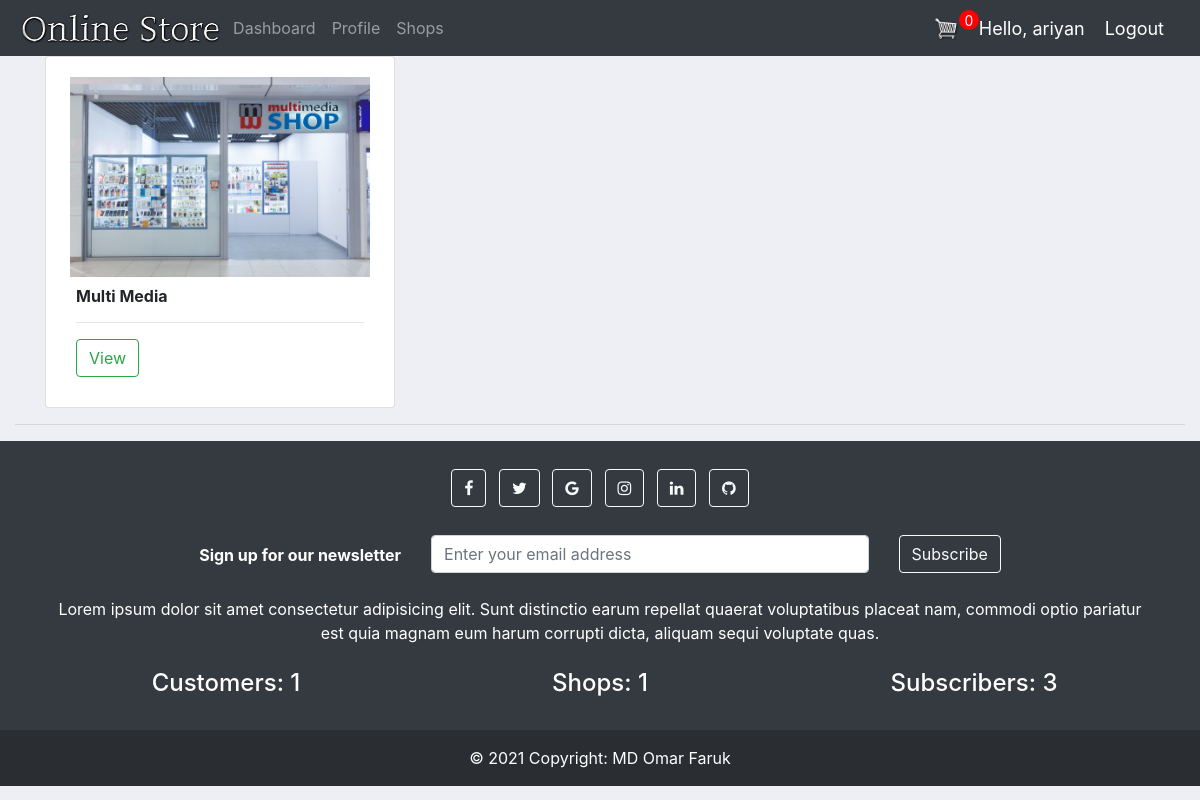
/shops/ (signed in), run on an earlier commit of the app's database.
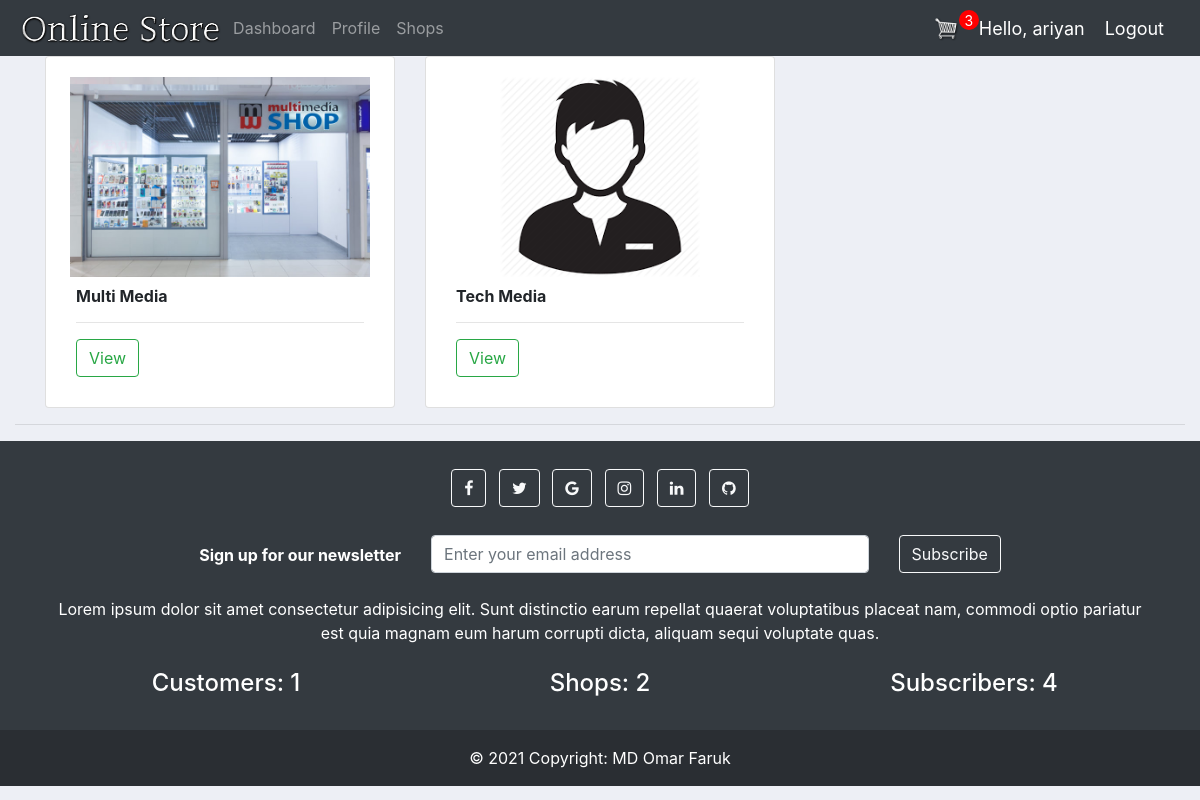
And on a later commit of the database.
### accounts/models.py (models this page shows, shortened)
class ShopOwner(models.Model):
    user = models.OneToOneField(User, null = True,blank=True ,on_delete=models.CASCADE)
    phone = models.CharField(max_length=200, null=True )
    profile_pic = models.ImageField(default="profile.png",null = True,blank = True)
    date_created = models.DateTimeField(auto_now_add=True, null=True)

### ecommerce_web/views.py (the view)
# urls.py: path('shops/',views.shops,name="shops"),
@login_required(login_url='login')
def shops(request):
    shops = ShopOwner.objects.all().count()
    customers = Customer.objects.all().count()
    subscribers = Subscriber.objects.all()
    total_subscriber = subscribers.count()
    if request.user.is_authenticated:
        customer = request.user.customer
        order, created = Order.objects.get_or_create(customer=customer, complete=False)
        cartItems = order.get_cart_items
    else:
        order = {'get_cart_total':0, 'get_cart_items':0,'shipping':False}
    shopowner = ShopOwner.objects.all()
    context = {'shopowner':shopowner,'customers':customers,'shops':shops,'total_subscriber':total_subscriber,'cartItems':cartItems}
    return render(request,'store/shops.html',context)

### accounts/models.py (called while the page is built)
    @property
    def get_cart_items(self):
        orderitems = self.orderitem_set.all()
        total = sum([item.quantity for item in orderitems])
        return total

### ecommerce_web/templates/store/shops.html (shortened to what this page needs)
{% extends 'accounts/main.html' %}
{% load static %}
{% block content %}
<div class="container">
    <div class="row">
        {% for shop in shopowner %}
        <div class="col-md-4">
            <div class="card card-body">
                <div style="background-color: #fff;">
                    <img class="thumbnail" src="{{ shop.profile_pic.url }}" alt="">
                    <div class="box-element product">
                      <h6><strong>{{ shop.user.first_name }} {{ shop.user.last_name }}</strong></h6><hr>
                      <a href="{% url 'view_shop' shop.id %}" class="btn btn-outline-success">View</a>
                    </div>
                  </div>
            </div>
        </div>
        {% endfor %}
    </div>
</div>
{% endblock %}

### accounts/templates/accounts/navbar.html (shortened to what this page needs)
{% load static %}
<nav class="navbar navbar-expand-lg navbar-dark bg-dark">
    <img src="{% static 'images/logo.png'%}" alt="" height="40px">
    <div class="collapse navbar-collapse" id="navbarNav">
      <ul class="navbar-nav">
        {% if request.user.is_staff %}
        <li class="nav-item active">
          <a class="nav-link" href="{% url 'home' %}">Dashboard</a>
        </li>
        <li class="nav-item">
          <a class="nav-link" href="{% url 'products' %}">Products</a>
        </li>
        <li class="nav-item">
          <a class="nav-link" href="{% url 'account' %}">Profile</a>
        </li>
        {% else %}
        <li class="nav-item">
          <a class="nav-link" href="{% url 'user-page' %}">Dashboard</a>
        </li>
        <li class="nav-item">
          <a class="nav-link" href="{% url 'account' %}">Profile</a>
        </li>
        <li class="nav-item">
          <a class="nav-link" href="{% url 'shops' %}">Shops</a>
        </li>
        {% endif %}
      </ul>
    </div>
    {% if not request.user.is_staff %}
    <div class="form-inline my-2 my-lg-0">
      <a href="{% url 'cart' %}"><img src="{% static 'images/cart.png' %}" alt="" id="cart-icon"></a>
      <p id="cart-total">{{cartItems}}</p>
    </div>
    {% endif %}
    <span class="hello-msg">Hello, {{request.user}}</span>
    <span ><a class="hello-msg" href="{% url 'logout' %}">Logout</a></span>
  </nav>

What changed in the data, as far as the page shows it:
added ShopOwner: profile_pic (placeholder picture), user.first_name "Tech", user.last_name "Media"
Also different on the page:
{{ cartItems }}: "0" → "3"
{{ shops }}: "1" → "2"
{{ total_subscriber }}: "3" → "4"
